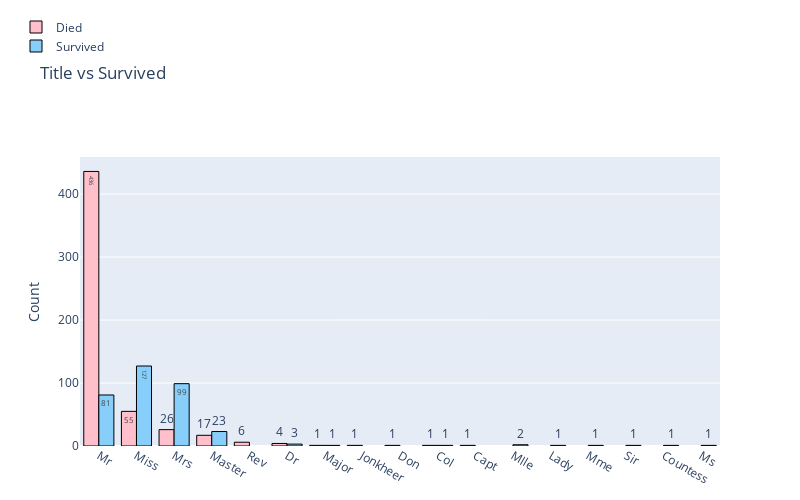

The notebook cell this image was saved under:
### Code cell
barplot('Title', 'Title vs Survived')

### Figure 1 — Plotly figure (JSON) as saved in the notebook; plotly's stock layout.template omitted (floating-point values rounded to 4 significant figures)
{"data": [{"marker": {"color": "pink", "line": {"color": "#000000", "width": 1}}, "name": "Died", "opacity": 1, "text": ["436", "55", "26", "17", "6", "4", "1", "1", "1", "1", "1"], "textposition": "auto", "type": "bar", "x": ["Mr", "Miss", "Mrs", "Master", "Rev", "Dr", "Major", "Jonkheer", "Don", "Col", "Capt"], "y": [436, 55, 26, 17, 6, 4, 1, 1, 1, 1, 1]}, {"marker": {"color": "lightskyblue", "line": {"color": "#000000", "width": 1}}, "name": "Survived", "opacity": 1, "text": ["127", "99", "81", "23", "3", "2", "1", "1", "1", "1", "1", "1", "1"], "textposition": "auto", "type": "bar", "x": ["Miss", "Mrs", "Mr", "Master", "Dr", "Mlle", "Major", "Lady", "Mme", "Sir", "Countess", "Col", "Ms"], "y": [127, 99, 81, 23, 3, 2, 1, 1, 1, 1, 1, 1, 1]}], "layout": {"autosize": true, "height": 500, "legend": {"x": -0.1, "y": 1.5}, "margin": {"b": 30}, "title": {"text": "Title vs Survived"}, "width": 800, "yaxis": {"title": {"text": "Count"}}}}
